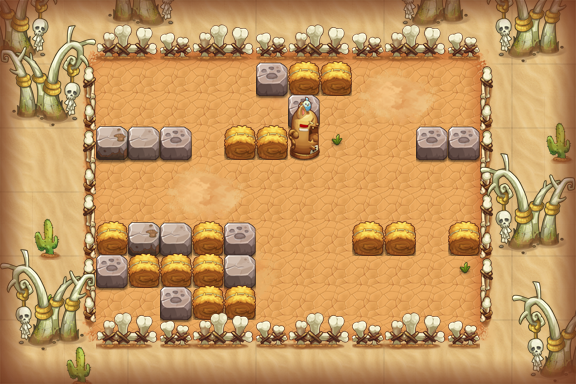

A 2D game scene composited from a Tiled map and its tileset images. What follows is a short description and the map's XML, with each tile layer's data collapsed to a summary:
An orthogonal 18x12 tile map with 32x32 px tiles, 15 tile layers (PASS, 块层 2, 块层 14, 块层 4, ...) and 11 objects (6x TRAP, 3x hyg3, PLAYER, BOMB).

<map version="1.0" orientation="orthogonal" width="18" height="12" tilewidth="32" tileheight="32">
 <properties>
  <property name="DESTRY1" value="255" />
  <property name="DESTRY2" value="314" />
  <property name="DESTRY3" value="144" />
  <property name="DESTRY4" value="173" />
  <property name="DESTRY_COUNT" value="4" />
  <property name="EXP" value="320" />
  <property name="ITEM" value="D007" />
  <property name="MONEY" value="480" />
 </properties>
 <tileset firstgid="1" name="hmpy" tilewidth="32" tileheight="32">
  <image source="hmpy.png" width="500" height="1024" />
 </tileset>
 <layer name="PASS" width="18" height="12">
  <data>[216 cells, 150 non-empty, 10 distinct tile ids]</data>
 </layer>
 <layer name="块层 2" width="18" height="12">
  <data>[216 cells, 147 non-empty, 32 distinct tile ids]</data>
 </layer>
 <layer name="块层 14" width="18" height="12">
  <data>[216 cells, 64 non-empty, 35 distinct tile ids]</data>
 </layer>
 <layer name="块层 4" width="18" height="12">
  <data>[216 cells, 33 non-empty, 18 distinct tile ids]</data>
 </layer>
 <layer name="块层 3" width="18" height="12">
  <data>[216 cells, 57 non-empty, 9 distinct tile ids]</data>
 </layer>
 <layer name="块层 5" width="18" height="12">
  <data>[216 cells, 29 non-empty, 7 distinct tile ids]</data>
 </layer>
 <layer name="块层 15" width="18" height="12">
  <data>[216 cells, 25 non-empty, 12 distinct tile ids]</data>
 </layer>
 <layer name="块层 13" width="18" height="12">
  <data>[216 cells, 104 non-empty, 6 distinct tile ids]</data>
 </layer>
 <layer name="SHELTER 9" width="18" height="12">
  <data>[216 cells, 12 non-empty, 3 distinct tile ids]</data>
 </layer>
 <layer name="SHELTER 8" width="18" height="12">
  <data>[216 cells, 3 non-empty, 2 distinct tile ids]</data>
 </layer>
 <layer name="SHELTER 7" width="18" height="12">
  <data>[216 cells, 5 non-empty, 3 distinct tile ids]</data>
 </layer>
 <layer name="SHELTER 6" width="18" height="12">
  <data>[216 cells, 8 non-empty, 4 distinct tile ids]</data>
 </layer>
 <layer name="SHELTER 3" width="18" height="12">
  <data>[216 cells, 8 non-empty, 5 distinct tile ids]</data>
 </layer>
 <layer name="SHELTER 2" width="18" height="12">
  <data>[216 cells, 1 non-empty, 1 distinct tile ids]</data>
 </layer>
 <layer name="SHELTER 1" width="18" height="12">
  <data>[216 cells, 3 non-empty, 2 distinct tile ids]</data>
 </layer>
 <objectgroup name="对象层 1" width="18" height="12">
  <object name="PLAYER" type="PLAYER" x="96" y="64" width="32" height="32" />
  <object name="fire1" type="TRAP" x="288" y="128" width="128" height="32">
   <properties>
    <property name="trap_id" value="1" />
    <property name="trap_particle" value="trap_fire_right_4.plist" />
    <property name="trap_state" value="open" />
   </properties>
  </object>
  <object name="tnt1" type="BOMB" x="128" y="288" width="32" height="32">
   <properties>
    <property name="bomb_ani" value="tnt_bomb.bomb" />
    <property name="bomb_damage" value="9999" />
    <property name="bomb_power" value="1" />
   </properties>
  </object>
  <object name="senser1" type="TRAP" x="416" y="224" width="32" height="32">
   <properties>
    <property name="trap_floor" value="true" />
    <property name="trap_script" value="trap_onTNTSenser(&quot;tnt1&quot;);" />
    <property name="trap_start_mode" value="0" />
   </properties>
  </object>
  <object name="hyg3" x="96" y="288" width="32" height="32">
   <properties>
    <property name="lua_ai" value="monster_hyg_ai" />
    <property name="quality" value="hyg3.quality" />
   </properties>
  </object>
  <object name="hyg3" x="448" y="256" width="32" height="32">
   <properties>
    <property name="lua_ai" value="monster_hyg_ai" />
    <property name="quality" value="hyg3.quality" />
   </properties>
  </object>
  <object name="zi_dan_right1" type="TRAP" x="96" y="160" width="32" height="32">
   <properties>
    <property name="trap_ani" value="fire_cat_right.actor" />
    <property name="trap_delay" value="2" />
    <property name="trap_id" value="0" />
    <property name="trap_script" value="trap(&quot;zi_dan_right1&quot;):setAtkPower(target(&quot;PLAYER&quot;):getHP()*0.1);trap(&quot;zi_dan_right1&quot;):turnRight(); trap(&quot;zi_dan_right1&quot;):getAI():getActions():addObject( AIUseSkill:create(   SkillLua:create(&quot;skill_0001&quot;)  )  );" />
    <property name="trap_start_mode" value="2" />
    <property name="trap_state" value="open" />
   </properties>
  </object>
  <object name="zi_dan_down1" type="TRAP" x="288" y="160" width="32" height="32">
   <properties>
    <property name="trap_ani" value="fire_cat_down.actor" />
    <property name="trap_delay" value="2" />
    <property name="trap_id" value="0" />
    <property name="trap_script" value="trap(&quot;zi_dan_down1&quot;):setAtkPower(target(&quot;PLAYER&quot;):getHP()*0.1);trap(&quot;zi_dan_down1&quot;):turnDown(); trap(&quot;zi_dan_down1&quot;):getAI():getActions():addObject( AIUseSkill:create(   SkillLua:create(&quot;skill_0001&quot;)  )  );" />
    <property name="trap_start_mode" value="2" />
    <property name="trap_state" value="open" />
   </properties>
  </object>
  <object name="fire_control1" type="TRAP" x="448" y="288" width="32" height="32">
   <properties>
    <property name="trap_ani" value="switch.actor" />
    <property name="trap_floor" value="true" />
    <property name="trap_id" value="0" />
    <property name="trap_script" value="trap(&quot;fire_control1&quot;):setOpened( false ); trap(&quot;fire1&quot;):setVisit( false );" />
    <property name="trap_sound_id" value="2" />
    <property name="trap_start_mode" value="0" />
    <property name="trap_state" value="open" />
   </properties>
  </object>
  <object name="hyg3" x="384" y="96" width="32" height="32">
   <properties>
    <property name="lua_ai" value="monster_hyg_ai" />
    <property name="quality" value="hyg3.quality" />
   </properties>
  </object>
  <object name="triger1" type="TRAP" x="416" y="224" width="32" height="32">
   <properties>
    <property name="trap_ani" value="tnt_triger.actor" />
    <property name="trap_floor" value="true" />
    <property name="trap_script" value="trap_onTNTBombTrap(&quot;triger1&quot;,&quot;tnt1&quot;);" />
    <property name="trap_sound_id" value="3" />
    <property name="trap_start_mode" value="3" />
    <property name="trap_state" value="open" />
   </properties>
  </object>
 </objectgroup>
</map>
